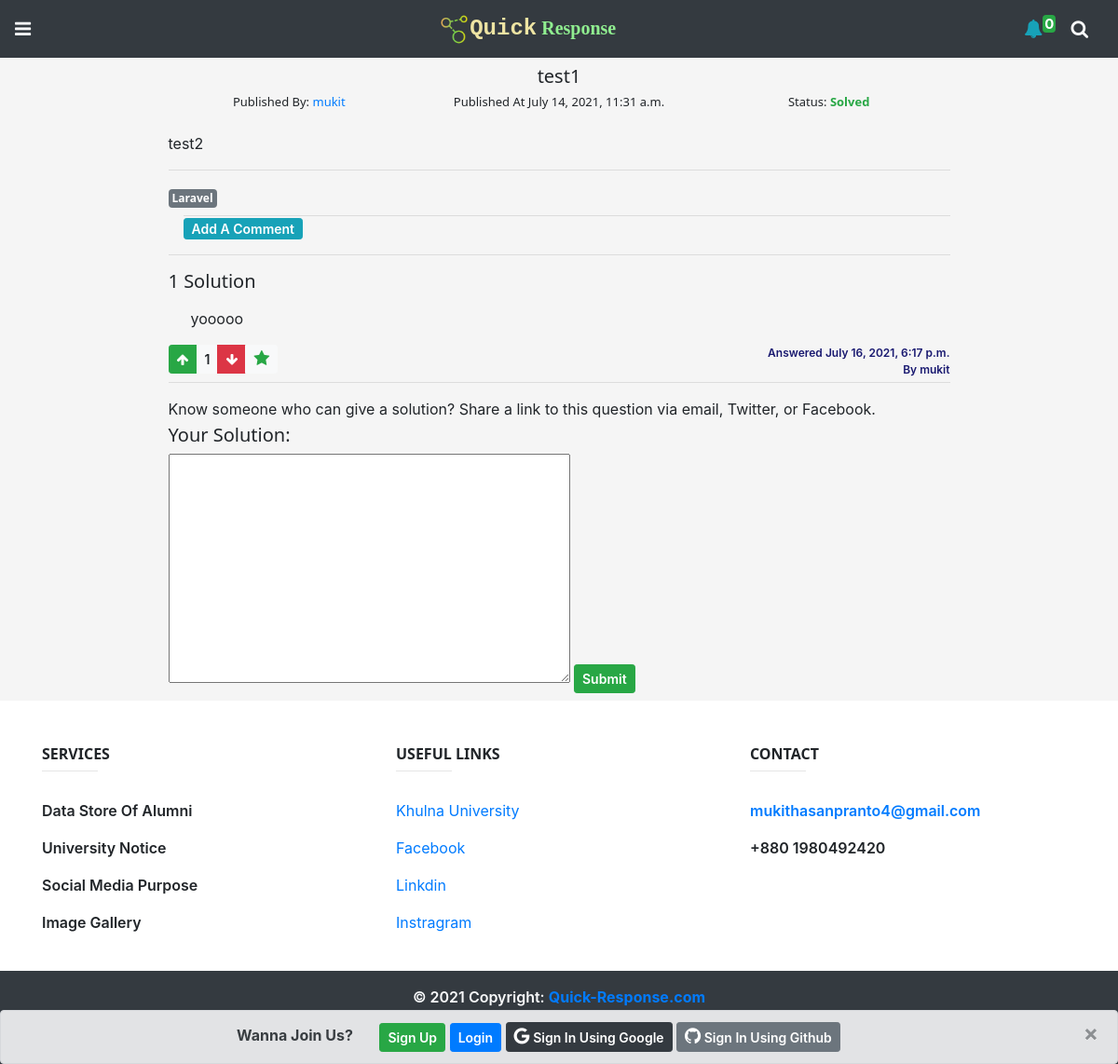
The page /problems/110/details/ on the database as committed earlier.
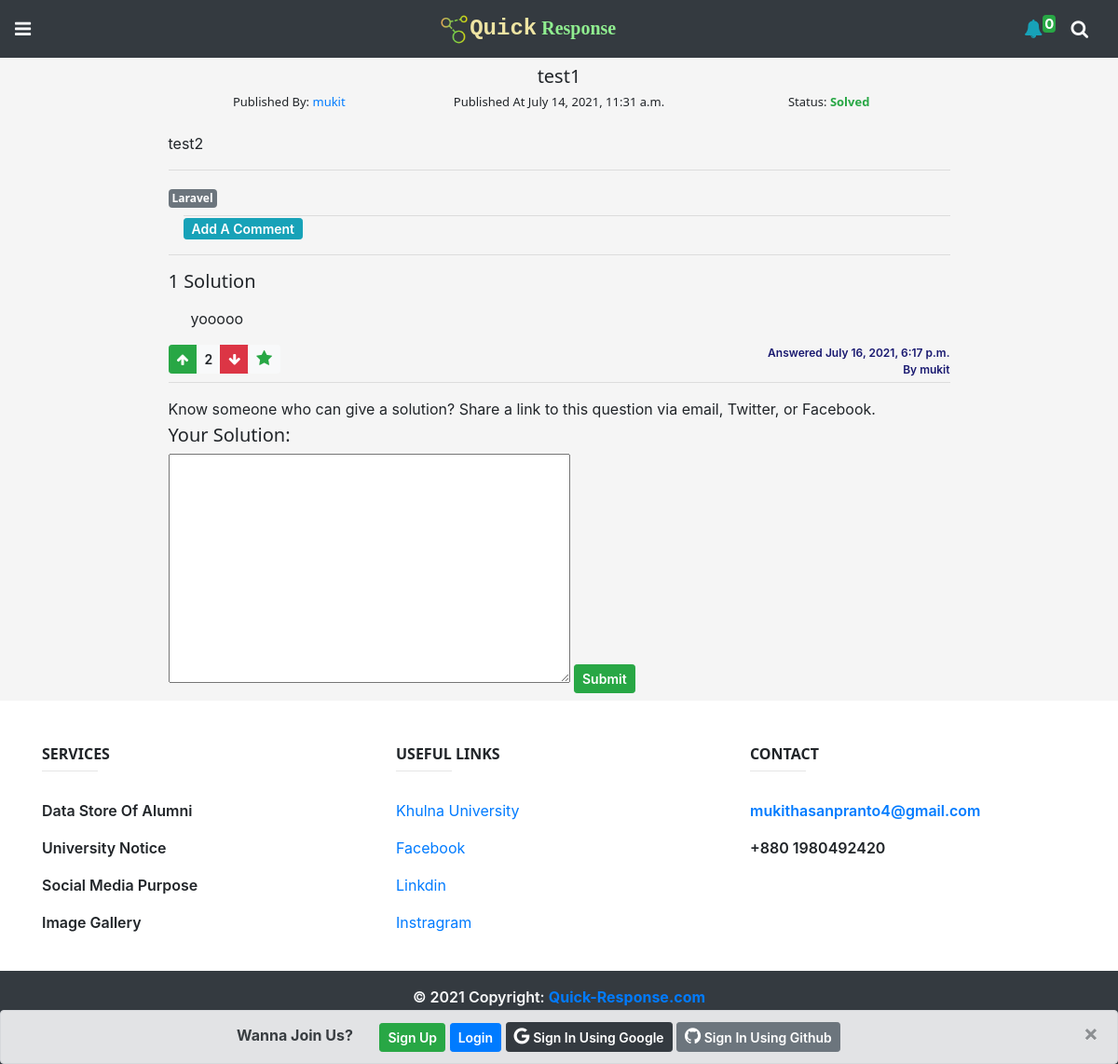
The same page on the database as committed later.
### problems/models.py (models this page shows, shortened)
class Solution(models.Model):
    author = models.ForeignKey(settings.AUTH_USER_MODEL,on_delete=models.CASCADE)
    s_body = RichTextUploadingField()
    created_on = models.DateTimeField(default=datetime.now)
    last_modified = models.DateTimeField(default=datetime.now)
    vote = models.IntegerField(default=0)
    best_answer = models.BooleanField(default=False)
    problem = models.ForeignKey('Problem', on_delete=models.CASCADE)

### problems/views.py (the view)
# urls.py: path('<int:id>/details/',problem_details,name='problem_details'),
@profile_required
def problem_details(request,id,msg=None):
    print(msg)
    problem = Problem.objects.get(id=id)
    solutions = Solution.objects.filter(problem=problem)
    sol_cnt = Solution.objects.filter(problem=problem).count()
    sol_form = SolutionForm()
    cmt_form = CommentForm()
    update_post_form = PostForm(request.POST or None,instance=problem)
    success=''
    error=''
    edit=''
    if msg == 'success':
        success = 'Solution Is Successfully Added'
    elif msg == 'error':
        error = 'Error! Solution Can\'t be Blank'
    elif msg == 'edit':
        edit = 'Problem Is Successfully Edited'
    else:
        pass
    context = {
        'problem':problem,
        'sol_form':sol_form,
        'cmt_form':cmt_form,
        'solutions':solutions,
        'total_sol':sol_cnt,
        'success':success,
        'error': error,
        'edit':edit,
        'update_post_form':update_post_form,
    }
    return render(request,"problems/problem_details.html",context)

### problems/forms.py
class SolutionForm(forms.ModelForm):
    class Meta:
        model = Solution
        fields = [
            "s_body"
        ]
        labels = {
            "s_body": "",
        }

class CommentForm(forms.ModelForm):
    class Meta:
        model = Comment
        fields = [
            "c_body",
        ]
        widgets = {
            'c_body': forms.Textarea(attrs={'rows':1,'class':'form-control','placeholder':'Leave A Comment!'}),
        }
        labels = {
            "c_body": "",
        }

### problems/models.py (called while the page is built)
    def __str__(self):
        return self.name

### problems/views.py (called while the page is built)
def profile_required(function):
    @wraps(function)
    def wrap(request, *args, **kwargs):
        if request.user.is_anonymous:
            return function(request, *args, **kwargs)
        try:
            profile = Profile.objects.get(user=request.user)
            return function(request, *args, **kwargs)
        except:
            return redirect('profile_required',request.user.id,'required')
    return wrap

### templates/problems/problem_details.html (shortened to what the changed rows need)
{% extends "base.html" %}
{% load static %}
{% block content %}
<div style="background-color: whitesmoke;" id="post_section">
    <div class="container">
        <div class="row justify-content-center">
            <div class="col-lg-9 p-2">
                <br>
                <div class="solution_list mt-3">
                    <hr>
                    {% if solutions %}
                    <h5>{{total_sol}} Solution{{ total_sol|pluralize:",s" }}</h5>
                    {% for sol in solutions %}
                    <div class="sol_content pl-4">
                        <p>{{sol.s_body|safe}}</p>
                    </div>
                    <div class="row pb-1">
                        <div class="col-6 text-left pr-0">
                            <div class="btn-group btn-group-sm">
                                <button type="button" class="btn btn-success" data-toggle="tooltip" title="Up Vote" data-sid="{{sol.id}}" id="upvote_btn"><i
                                        class="fa fa-arrow-up"></i></button>
                                <button type="button" class="btn btn-light" data-toggle="tooltip"
                                    title="Net Vote" id="vote_number">{{sol.vote}}</button>
                                <button type="button" class="btn btn-danger" data-toggle="tooltip" title="Down Vote" data-sid="{{sol.id}}" id="downvote_btn"><i
                                        class="fa fa-arrow-down"></i></button>
                                        {% if sol.best_answer %}
                                        <button type="button" class="btn btn-light" data-toggle="tooltip"
                                    title="Question Owner Accepted This As Best Answer"><i
                                        class="fa fa-star text-success" style="font-size: 18px;"></i></button>
                                        {% endif %}
                            </div>
                        </div>
                        <div class="col-6 text-right">
                            <div class="sol_date_author">
                                Answered {{sol.created_on}}<br>By {{sol.author}}
                            </div>
                        </div>
                    </div>
                    <hr class="m-0">
                    {% endfor %}
                    {% endif %}
                </div>
            </div>
        </div>
    </div>
</div>
{% endblock %}

Rows that differ between the two databases and show on the page:
changed Solution "yooooo": vote "1" → "2"
